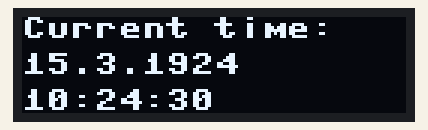
A program run on a simulated pyboard running MicroPython. On the bench: 128×32 one-colour display. The clock reads 2024-03-15 10:24:30 at power-on unless the program sets it; library files of the repository ran but are not shown: ds3231_port.py, ssd1306.py.

Above: at 0.1 s.
At 5.2 s:
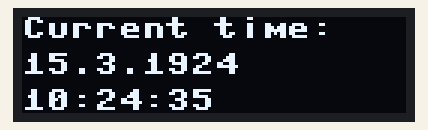
At 11.2 s:
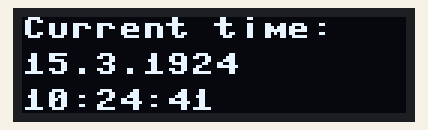
At 19.3 s:
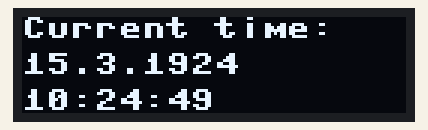
At 28.5 s:
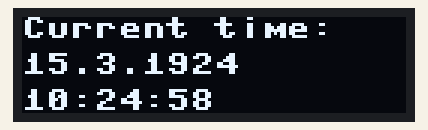
At 38.6 s:
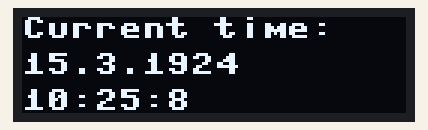

The program:

main.py
```python
import pyb
from machine import Pin, I2C
from ds3231_port import DS3231
from ssd1306 import SSD1306_I2C

i2c = I2C(sda=Pin('PB7'), scl=Pin('PB6'))
oled = SSD1306_I2C(128, 32, i2c)
clock = DS3231(i2c)

while True:
    time_array = clock.get_time()
    year = time_array[0]
    month = time_array[1]
    day = time_array[2]
    hour = time_array[3]
    minute = time_array[4]
    second = time_array[5]

    oled.fill(0)
    oled.text('Current time: ', 0, 0, 1)
    oled.text(str(day) + '.' + str(month) + '.' + str(year), 0, 12, 1)
    oled.text(str(hour) + ':' + str(minute) + ':' + str(second), 0, 24, 1)
    oled.show()
    pyb.delay(1000)
```

Measured:
- what the display in image 1 shows lasts 1.0 s, from 5.1 s to 6.1 s
